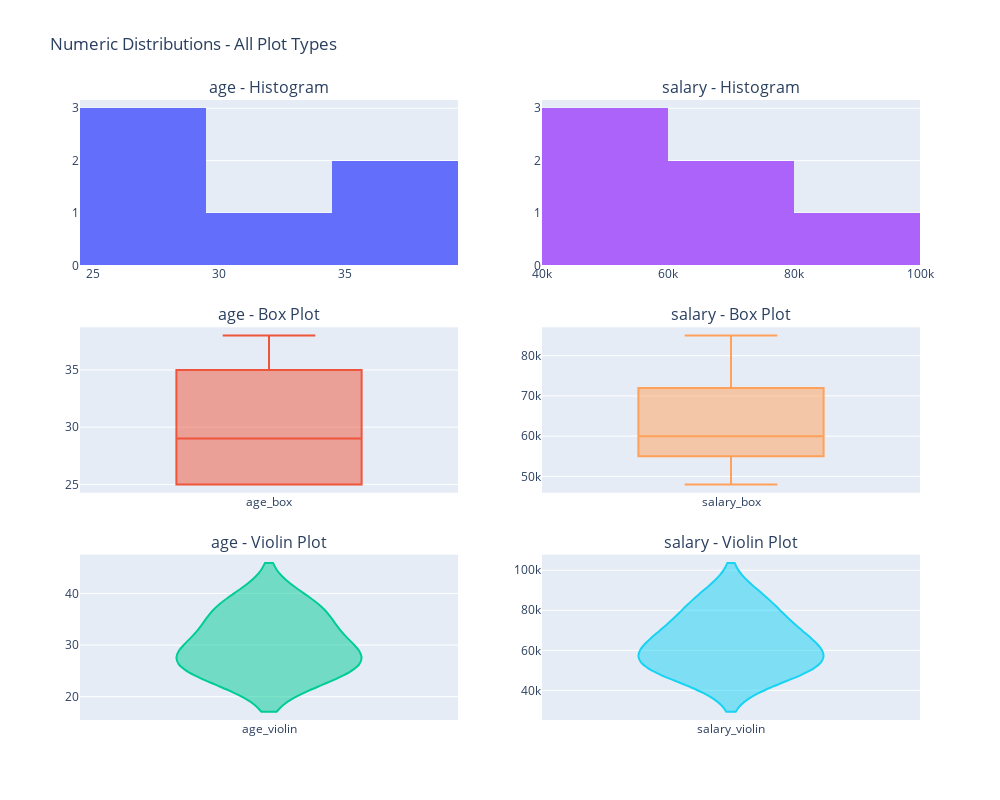
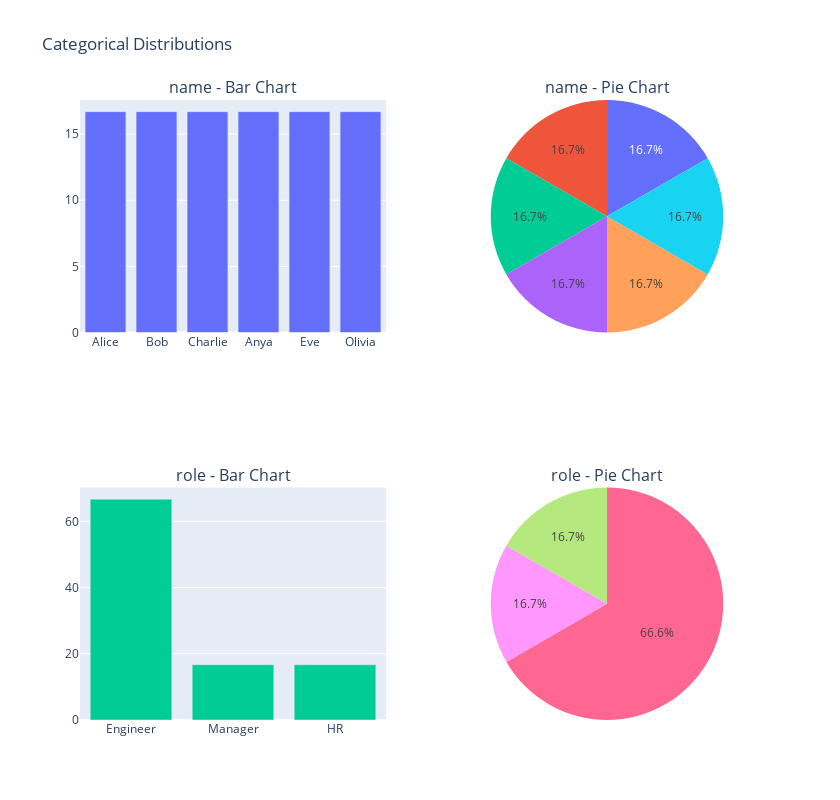
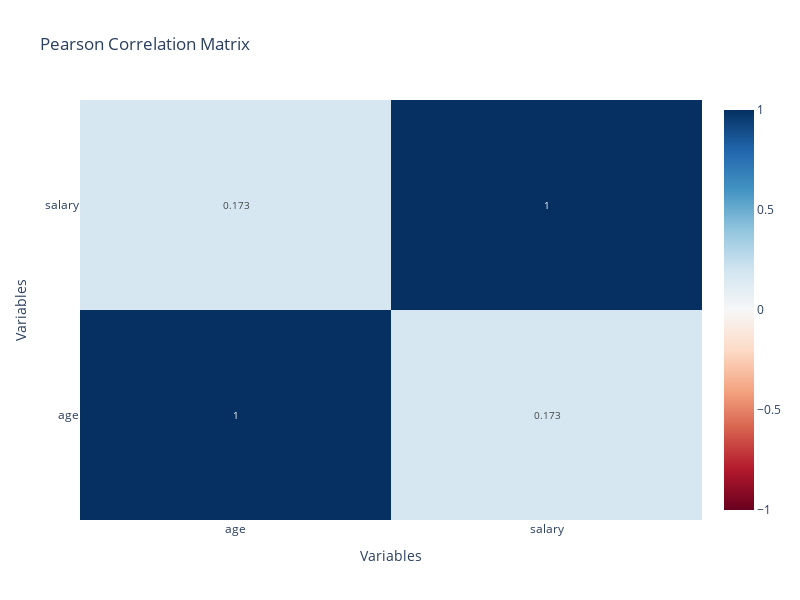
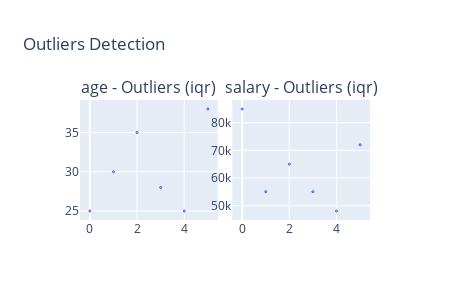

The cell these charts' notebook holds for them, in order:
### Code cell
# Test with both Pandas and Polars data
df_pandas = pd.DataFrame(
    {
        "name": ["Alice", "Bob", "Charlie", "Anya", "Eve", "Olivia"],
        "age": [25, 30, 35, 28, 25, 38],
        "role": ["Engineer", "Manager", "Engineer", "Engineer", "HR", "Engineer"],
        "salary": [85000, 55000, 65000, 55000, 48000, 72000],
        "self_employed": [True, False, True, False, True, False],
    }
)

df_polars = pl.DataFrame(
    {
        "name": ["Alice", "Bob", "Charlie", "Anya", "Eve", "Olivia"],
        "age": [25, 30, 35, 28, 25, 38],
        "role": ["Engineer", "Manager", "Engineer", "Engineer", "HR", "Engineer"],
        "salary": [85000, 55000, 65000, 55000, 48000, 72000],
        "self_employed": [True, False, True, False, True, False],
    }
)

# print("Testing with Pandas DataFrame:")
# print("=" * 40)
# eda_pandas = ExploratoryDataAnalysis(df_pandas)
# result_pandas = eda_pandas.numeric_summary()
# print(f"Result type: {type(result_pandas)}")
# print()

# print("Testing with Polars DataFrame:")
# print("=" * 40)
# eda_polars = ExploratoryDataAnalysis(df_polars)
# result_polars = eda_polars.numeric_summary()
# print(f"Result type: {type(result_polars)}")

# print("\nPandas result:")
# display(result_pandas)

# print("\nPolars result:")
# display(result_polars)


eda_pandas = ExploratoryDataAnalysis(df_polars)

# eda_pandas.correlation_analysis()
eda_pandas.display_all_plots()

### Figure 1 — Plotly figure (JSON) as saved in the notebook; plotly's stock layout.template omitted (floating-point values rounded to 4 significant figures)
{"data": [{"name": "age_hist", "showlegend": false, "type": "histogram", "x": [25, 30, 35, 28, 25, 38], "xaxis": "x", "yaxis": "y"}, {"name": "age_box", "showlegend": false, "type": "box", "xaxis": "x3", "y": [25, 30, 35, 28, 25, 38], "yaxis": "y3"}, {"name": "age_violin", "showlegend": false, "type": "violin", "xaxis": "x5", "y": [25, 30, 35, 28, 25, 38], "yaxis": "y5"}, {"name": "salary_hist", "showlegend": false, "type": "histogram", "x": [85000, 55000, 65000, 55000, 48000, 72000], "xaxis": "x2", "yaxis": "y2"}, {"name": "salary_box", "showlegend": false, "type": "box", "xaxis": "x4", "y": [85000, 55000, 65000, 55000, 48000, 72000], "yaxis": "y4"}, {"name": "salary_violin", "showlegend": false, "type": "violin", "xaxis": "x6", "y": [85000, 55000, 65000, 55000, 48000, 72000], "yaxis": "y6"}], "layout": {"annotations": [{"font": {"size": 16}, "showarrow": false, "text": "age - Histogram", "x": 0.225, "xanchor": "center", "xref": "paper", "y": 1, "yanchor": "bottom", "yref": "paper"}, {"font": {"size": 16}, "showarrow": false, "text": "salary - Histogram", "x": 0.775, "xanchor": "center", "xref": "paper", "y": 1, "yanchor": "bottom", "yref": "paper"}, {"font": {"size": 16}, "showarrow": false, "text": "age - Box Plot", "x": 0.225, "xanchor": "center", "xref": "paper", "y": 0.6333, "yanchor": "bottom", "yref": "paper"}, {"font": {"size": 16}, "showarrow": false, "text": "salary - Box Plot", "x": 0.775, "xanchor": "center", "xref": "paper", "y": 0.6333, "yanchor": "bottom", "yref": "paper"}, {"font": {"size": 16}, "showarrow": false, "text": "age - Violin Plot", "x": 0.225, "xanchor": "center", "xref": "paper", "y": 0.2667, "yanchor": "bottom", "yref": "paper"}, {"font": {"size": 16}, "showarrow": false, "text": "salary - Violin Plot", "x": 0.775, "xanchor": "center", "xref": "paper", "y": 0.2667, "yanchor": "bottom", "yref": "paper"}], "height": 800, "title": {"text": "Numeric Distributions - All Plot Types"}, "width": 1000, "xaxis": {"anchor": "y", "domain": [0, 0.45]}, "xaxis2": {"anchor": "y2", "domain": [0.55, 1]}, "xaxis3": {"anchor": "y3", "domain": [0, 0.45]}, "xaxis4": {"anchor": "y4", "domain": [0.55, 1]}, "xaxis5": {"anchor": "y5", "domain": [0, 0.45]}, "xaxis6": {"anchor": "y6", "domain": [0.55, 1]}, "yaxis": {"anchor": "x", "domain": [0.7333, 1]}, "yaxis2": {"anchor": "x2", "domain": [0.7333, 1]}, "yaxis3": {"anchor": "x3", "domain": [0.3667, 0.6333]}, "yaxis4": {"anchor": "x4", "domain": [0.3667, 0.6333]}, "yaxis5": {"anchor": "x5", "domain": [0, 0.2667]}, "yaxis6": {"anchor": "x6", "domain": [0, 0.2667]}}}

### Figure 2 — Plotly figure (JSON) as saved in the notebook; plotly's stock layout.template omitted (floating-point values rounded to 4 significant figures)
{"data": [{"name": "name_bar", "showlegend": false, "type": "bar", "x": ["Alice", "Bob", "Charlie", "Anya", "Eve", "Olivia"], "xaxis": "x", "y": [16.7, 16.7, 16.7, 16.7, 16.7, 16.7], "yaxis": "y"}, {"domain": {"x": [0.55, 1], "y": [0.625, 1]}, "labels": ["Alice", "Bob", "Charlie", "Anya", "Eve", "Olivia"], "name": "name_pie", "showlegend": false, "type": "pie", "values": [16.7, 16.7, 16.7, 16.7, 16.7, 16.7]}, {"name": "role_bar", "showlegend": false, "type": "bar", "x": ["Engineer", "Manager", "HR"], "xaxis": "x2", "y": [66.7, 16.7, 16.7], "yaxis": "y2"}, {"domain": {"x": [0.55, 1], "y": [0, 0.375]}, "labels": ["Engineer", "Manager", "HR"], "name": "role_pie", "showlegend": false, "type": "pie", "values": [66.7, 16.7, 16.7]}], "layout": {"annotations": [{"font": {"size": 16}, "showarrow": false, "text": "name - Bar Chart", "x": 0.225, "xanchor": "center", "xref": "paper", "y": 1, "yanchor": "bottom", "yref": "paper"}, {"font": {"size": 16}, "showarrow": false, "text": "name - Pie Chart", "x": 0.775, "xanchor": "center", "xref": "paper", "y": 1, "yanchor": "bottom", "yref": "paper"}, {"font": {"size": 16}, "showarrow": false, "text": "role - Bar Chart", "x": 0.225, "xanchor": "center", "xref": "paper", "y": 0.375, "yanchor": "bottom", "yref": "paper"}, {"font": {"size": 16}, "showarrow": false, "text": "role - Pie Chart", "x": 0.775, "xanchor": "center", "xref": "paper", "y": 0.375, "yanchor": "bottom", "yref": "paper"}], "height": 800, "title": {"text": "Categorical Distributions"}, "width": 840, "xaxis": {"anchor": "y", "domain": [0, 0.45]}, "xaxis2": {"anchor": "y2", "domain": [0, 0.45]}, "yaxis": {"anchor": "x", "domain": [0.625, 1]}, "yaxis2": {"anchor": "x2", "domain": [0, 0.375]}}}

### Figure 3 — Plotly figure (JSON) as saved in the notebook; plotly's stock layout.template omitted (floating-point values rounded to 4 significant figures)
{"data": [{"colorscale": [[0, "rgb(103,0,31)"], [0.1, "rgb(178,24,43)"], [0.2, "rgb(214,96,77)"], [0.3, "rgb(244,165,130)"], [0.4, "rgb(253,219,199)"], [0.5, "rgb(247,247,247)"], [0.6, "rgb(209,229,240)"], [0.7, "rgb(146,197,222)"], [0.8, "rgb(67,147,195)"], [0.9, "rgb(33,102,172)"], [1, "rgb(5,48,97)"]], "hovertemplate": "%{x} vs %{y}<br>Correlation: %{z:.3f}<extra></extra>", "text": [[1.0, 0.173], [0.173, 1.0]], "textfont": {"size": 10}, "texttemplate": "%{text}", "type": "heatmap", "x": ["age", "salary"], "y": ["age", "salary"], "z": [[1.0, 0.1727], [0.1727, 1.0]], "zmid": 0}], "layout": {"height": 600, "title": {"text": "Pearson Correlation Matrix"}, "width": 800, "xaxis": {"title": {"text": "Variables"}}, "yaxis": {"title": {"text": "Variables"}}}}

### Figure 4 — Plotly figure (JSON) as saved in the notebook; plotly's stock layout.template omitted (floating-point values rounded to 4 significant figures)
{"data": [{"marker": {"color": "lightblue", "line": {"color": "blue", "width": 1}, "opacity": 0.7, "size": 2}, "mode": "markers", "name": "age_normal", "showlegend": false, "type": "scatter", "x": [0, 1, 2, 3, 4, 5], "xaxis": "x", "y": [25, 30, 35, 28, 25, 38], "yaxis": "y"}, {"marker": {"color": "lightblue", "line": {"color": "blue", "width": 1}, "opacity": 0.7, "size": 2}, "mode": "markers", "name": "salary_normal", "showlegend": false, "type": "scatter", "x": [0, 1, 2, 3, 4, 5], "xaxis": "x2", "y": [85000, 55000, 65000, 55000, 48000, 72000], "yaxis": "y2"}], "layout": {"annotations": [{"font": {"size": 16}, "showarrow": false, "text": "age - Outliers (iqr)", "x": 0.2375, "xanchor": "center", "xref": "paper", "y": 1, "yanchor": "bottom", "yref": "paper"}, {"font": {"size": 16}, "showarrow": false, "text": "salary - Outliers (iqr)", "x": 0.7625, "xanchor": "center", "xref": "paper", "y": 1, "yanchor": "bottom", "yref": "paper"}], "height": 300, "title": {"text": "Outliers Detection"}, "width": 450, "xaxis": {"anchor": "y", "domain": [0, 0.475]}, "xaxis2": {"anchor": "y2", "domain": [0.525, 1]}, "yaxis": {"anchor": "x", "domain": [0, 1]}, "yaxis2": {"anchor": "x2", "domain": [0, 1]}}}
